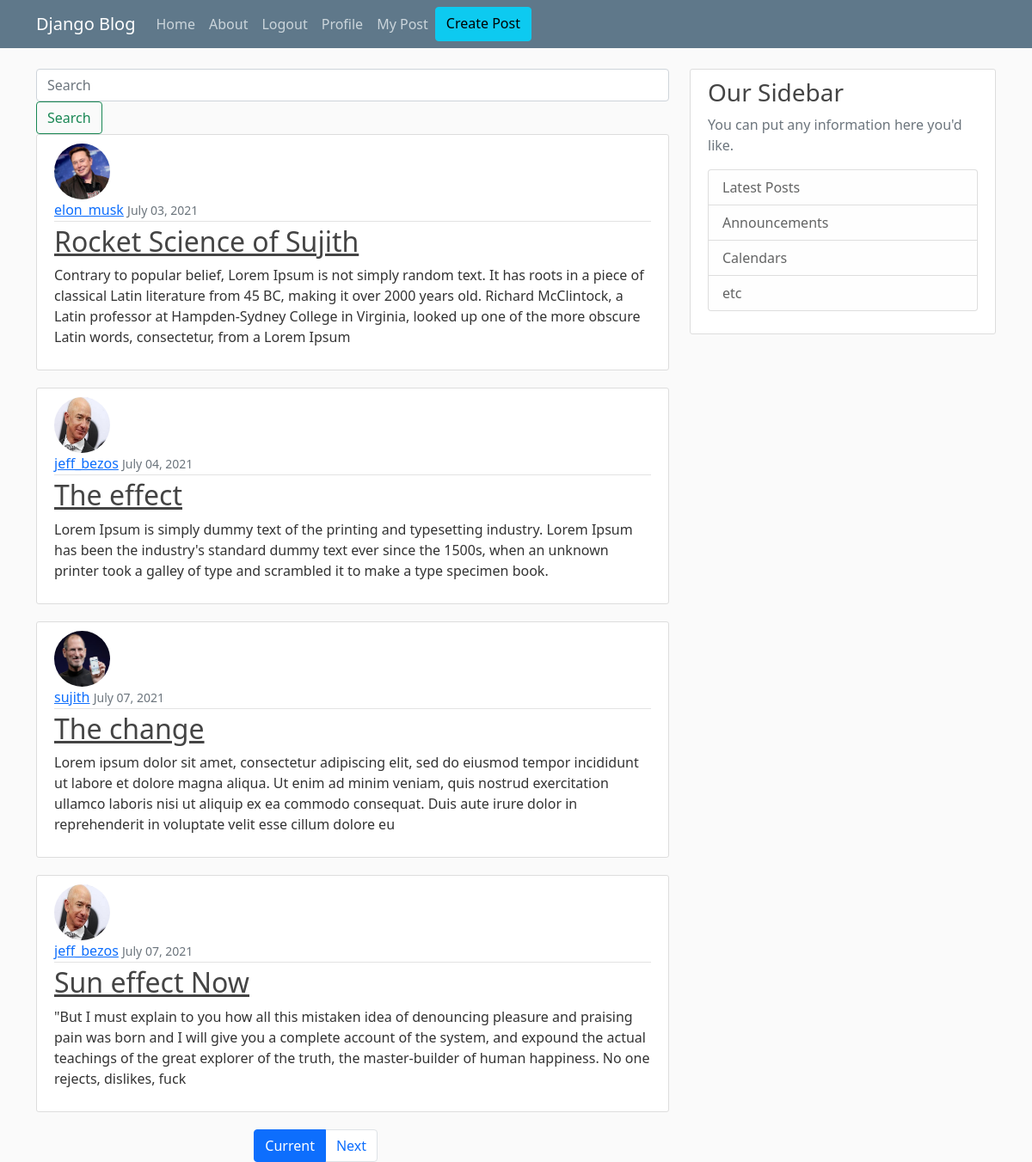
The app's page / (signed in) with its own data.
### blog/models.py (models this page shows, shortened)
class Post(models.Model):
    title = models.CharField(max_length=100)
    content = models.TextField()
    date_posted = models.DateTimeField(default=timezone.now)
    author = models.ForeignKey(User, on_delete=models.CASCADE) #if author is deleted, then post is also deleted.

### users/models.py (models this page shows, shortened)
class Profile(models.Model):
    user = models.OneToOneField(User, on_delete=models.CASCADE)
    image = models.ImageField(default='default.jpg', upload_to='profile_pics')

### blog/views.py (the view)
# urls.py: path('', views.home, name="blog-home" ),
@login_required(login_url='login')
def home(request):
    posts = Post.objects.all()
    post_name = request.GET.get('post_name')
    if post_name != '' and post_name is not None:
        posts = posts.filter(title__icontains=post_name)
    paginator = Paginator(posts, 4)
    page= request.GET.get('page')
    posts = paginator.get_page(page)
    context = {'posts':posts}
    return render(request, 'blog/home.html', context)

### blog/templates/blog/home.html (shortened to what this page needs)
{% extends "blog/base.html" %}
{% block content %}
<div>
<form method="" action="" class="form-inline my-2 my-lg-0">
  <input class="form-control mr-sm-2" name="post_name" type="search" placeholder="Search" aria-label="Search">
  <button class="btn btn-outline-success my-2 my-sm-0" type="submit">Search</button>
</form>
</div>
    {% for post in posts %}
    <article class="media content-section">
      <img class="rounded-circle article-img" src="{{ post.author.profile.image.url }}">
        <div class="media-body">
          <div class="article-metadata">
            <a class="mr-2" href="#">{{ post.author }}</a>
            <small class="text-muted">{{ post.date_posted|date:"F d, Y" }}</small>
          </div>
          <h2><a class="article-title" href="#">{{ post.title }}</a></h2>
          <p class="article-content">{{ post.content }}</p>
        </div>
    </article>
    {% endfor %}
    <div class="row">
      <div class="col-md-3 offset-md-4">
        <ul class="pagination">
          <li class="page-item active">
            <a class="page-link" href="?page={{ posts.number }}">Current</a>
          </li>
          {% if posts.has_next %}
          <li class="page-item">
            <a class="page-link" href="?page={{ posts.next_page_number }}">Next</a>
          </li>
          {% endif %}
        </ul>
      </div>
    </div>
{% endblock content %}

### blog/templates/blog/base.html (shortened to what this page needs)
{% load static %}
<!doctype html>
<html lang="en">
  <head>
    <link href="https://cdn.jsdelivr.net/npm/bootstrap@5.0.2/dist/css/bootstrap.min.css" rel="stylesheet">
    <link rel="stylesheet" type="text/css" href="{% static 'blog/main.css' %}">
  </head>
  <body>
    <header class="site-header">
        <nav class="navbar navbar-expand-md navbar-dark bg-steel fixed-top">
          <div class="container">
            <a class="navbar-brand mr-4" href="/">Django Blog</a>
            <div class="collapse navbar-collapse" id="navbarToggle">
              <div class="navbar-nav mr-auto">
                <a class="nav-item nav-link" href="{% url 'blog-home' %}">Home</a>
                <a class="nav-item nav-link" href="{% url 'blog-about' %}">About</a>
              </div>
              <div class="navbar-nav">
                {% if user.is_authenticated %}
                <a class="nav-item nav-link" href="{% url 'logout' %}">Logout</a>
                <a class="nav-item nav-link" href="{% url 'profile' %}">Profile</a>
                <a class="nav-item nav-link" href="{% url 'my-post' %}">My Post</a>
                <a class="nav-item btn btn-info" href="{% url 'create-post' request.user.id %}">Create Post</a>
                {% else %}
                <a class="nav-item nav-link" href="{% url 'login' %}">Login</a>
                <a class="nav-item nav-link" href="{% url 'register' %}">Register</a>
                {% endif %}
              </div>
            </div>
          </div>
        </nav>
      </header>
      <main role="main" class="container">
        <div class="row">
          <div class="col-md-8">
            {% block content %}
            {% endblock %}
          </div>
          <div class="col-md-4">
            <div class="content-section">
              <h3>Our Sidebar</h3>
              <p class='text-muted'>You can put any information here you'd like.
                <ul class="list-group">
                  <li class="list-group-item list-group-item-light">Latest Posts</li>
                  <li class="list-group-item list-group-item-light">Announcements</li>
                  <li class="list-group-item list-group-item-light">Calendars</li>
                  <li class="list-group-item list-group-item-light">etc</li>
                </ul>
              </p>
            </div>
          </div>
        </div>
      </main>
  </body>
</html>

### blog/static/blog/main.css (style rules this page uses)
body { background: #fafafa; color: #333333; margin-top: 5rem; }
h1, h2, h3, h4, h5, h6 { color: #444444; }
ul { margin: 0; }
.bg-steel { background-color: #5f788a; }
.site-header .navbar-nav .nav-link { color: #cbd5db; }
.content-section { background: #ffffff; padding: 10px 20px; border: 1px solid #dddddd; border-radius: 3px; margin-bottom: 20px; }
.article-title { color: #444444; }
.article-content { white-space: pre-line; }
.article-img { height: 65px; width: 65px; margin-right: 16px; }
.article-metadata { padding-bottom: 1px; margin-bottom: 4px; border-bottom: 1px solid #e3e3e3 }

### records on screen
Post: author.profile.image (picture), author "elon_musk", date_posted "July 03, 2021", title "Rocket Science of Sujith", content "Contrary to popular belief, Lorem Ipsum is not simply random text. It has roots in a piece of classical Latin literature from 45 BC, making it over 2000 years old. Richard McClintock, a Latin professor at Hampden-Sydney College in Virginia, looked up one of the more obscure Latin words, consectetur, from a Lorem Ipsum"
Post: author.profile.image (picture), author "jeff_bezos", date_posted "July 04, 2021", title "The effect", content "Lorem Ipsum is simply dummy text of the printing and typesetting industry. Lorem Ipsum has been the industry's standard dummy text ever since the 1500s, when an unknown printer took a galley of type and scrambled it to make a type specimen book."
Post: author.profile.image (picture), author "sujith", date_posted "July 07, 2021", title "The change", content "Lorem ipsum dolor sit amet, consectetur adipiscing elit, sed do eiusmod tempor incididunt ut labore et dolore magna aliqua. Ut enim ad minim veniam, quis nostrud exercitation ullamco laboris nisi ut aliquip ex ea commodo consequat. Duis aute irure dolor in reprehenderit in voluptate velit esse cillum dolore eu"
Post: author.profile.image (picture), author "jeff_bezos", date_posted "July 07, 2021", title "Sun effect Now", content "\"But I must explain to you how all this mistaken idea of denouncing pleasure and praising pain was born and I will give you a complete account of the system, and expound the actual teachings of the great explorer of the truth, the master-builder of human happiness. No one rejects, dislikes, fuck"
